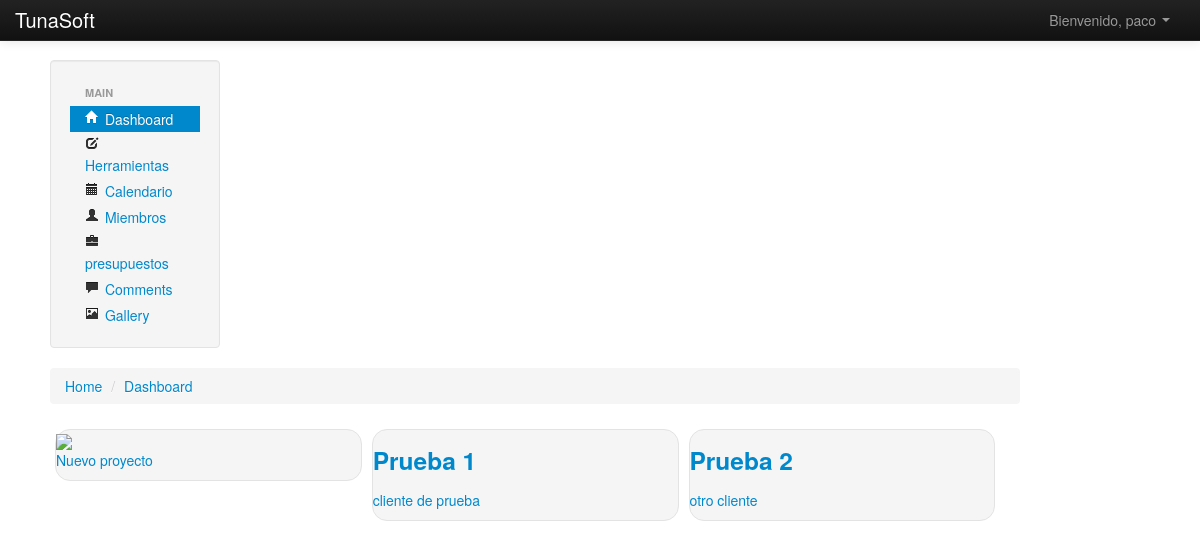
Page /dashboard/ (signed in) on the earlier database version.
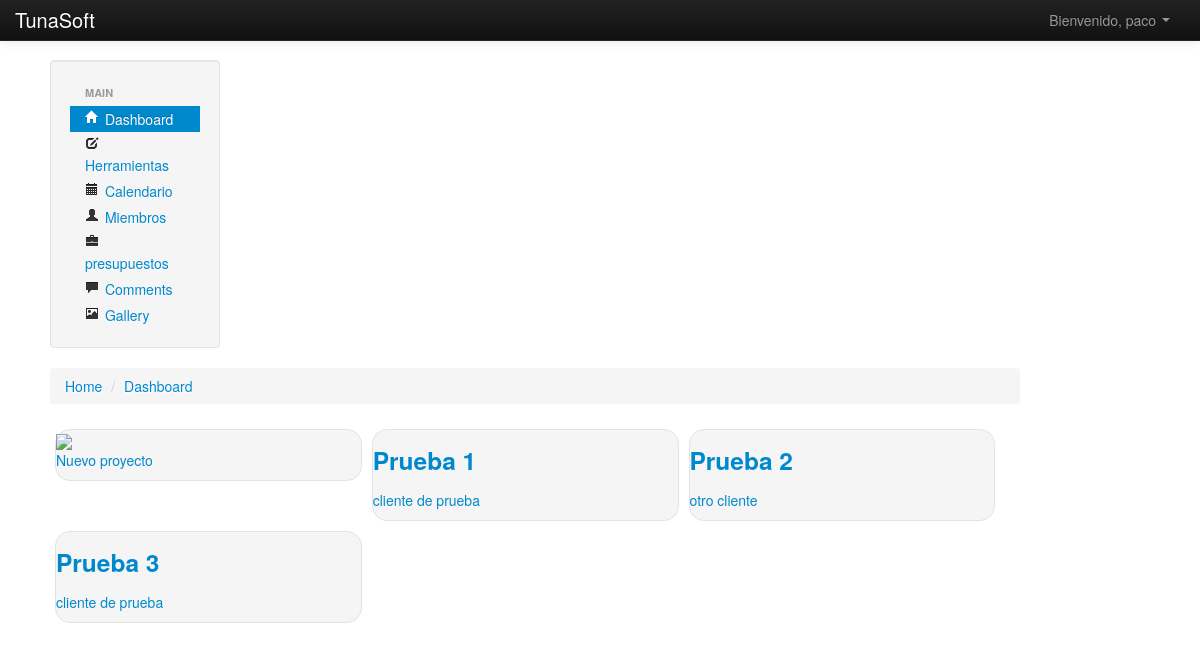
Same page on the later database version.
### tunasoft/apps/herramientas/models.py (models this page shows, shortened)
class proyecto(models.Model):
	nombre		= models.CharField(max_length=70)
	cliente		= models.CharField(max_length=50)
	status		= models.BooleanField(default=True)
	fecha		= models.DateField()
	calendario	= models.ForeignKey(calendario)
	herramientas= models.ManyToManyField(herramienta)

### tunasoft/apps/herramientas/views.py (the view)
# urls.py: url(r'^dashboard/$','dashboard_view',name='dashboard_view'),
@login_required(login_url='/login/')
def dashboard_view(request):
	proyectos = proyecto.objects.filter(userprofile__user=request.user)
	ctx = {'proyectos':proyectos}
	return render_to_response('herramientas/dashboard.html',ctx, context_instance=RequestContext(request))

### tunasoft/apps/home/context_processors.py (called while the page is built)
def login_form(request):
	return {
		'login_form' : LoginForm()
	}

### tunasoft/Templates/herramientas/dashboard.html (shortened to what this page needs)
<!DOCTYPE html>
 <html class="no-js">
    <head>
        <link rel="stylesheet" href="/static/css/bootstrap.min.css">
        <link rel="stylesheet" href="/static/css/bootstrap-responsive.min.css">
        <link rel="stylesheet" href="/static/css/main.css">
    </head>
    <body>
        <div class="navbar navbar-inverse navbar-fixed-top">
            <div class="navbar-inner">
                <div class="container">
                    <a class="brand" href="{% url "dashboard_view"%}">TunaSoft</a>
                    <div class="nav-collapse collapse">
                        {% if user.is_authenticated %}
                            <div class="pull-right">
                                <ul class="nav pull-right">
                                    <li class="dropdown"><a href="#" class="dropdown-toggle" data-toggle="dropdown">Bienvenido, {{user.username}} <b class="caret"></b></a>
                                    </li>
                                </ul>
                            </div>
                        {% endif %}
                    </div>
                </div>
            </div>
        </div>
        <div class="container-fluid">
        <div class="span2">
	        <div class="row-fluid">
	        	<div class="well nav-collapse sidebar-nav">
						<ul class="nav nav-list">
						  <li class="nav-header">Main</li>
						  <li class="active"><a href="{% url "dashboard_view"%}"><i class="icon-home"></i> Dashboard</a></li>
						  <li><a href="#" id="listado"><i class="icon-edit"></i> Herramientas</a></li>
				          <li><a href="#" id="calendario"><i class="icon-calendar"></i> Calendario</a></li>
						  <li><a href="#" id="miembros"><i class="icon-user"></i> Miembros</a></li>
                          <li><a href="#" id="presupuestos"><i class="icon-briefcase"></i> presupuestos </a></li>
						  <li><a href="#"><i class="icon-comment"></i> Comments</a></li>
						  <li><a href="#"><i class="icon-picture"></i> Gallery</a></li>
						</ul>
				</div>
	        </div>
        </div>
        <div id="content" class="span10">
        	<div>
				<ul class="breadcrumb">
					<li>
						<a href="#">Home</a> <span class="divider">/</span>
					</li>
					<li>
						<a href="#">Dashboard</a>
					</li>
				</ul>
			</div>
            <div class="row-fluid">
                <a href="#">
                    <div class="span4" id ="itemproyecto">
                        <img src="https://s3.amazonaws.com/jetstrap-site/images/website/index/what_icon.png">
                        <p>
                            Nuevo proyecto
                        </p>
                    </div>
                </a>
                {% if proyectos %}
                    {% for p in proyectos %}
                    <a href="#">
                    <div class="span4" id ="itemproyecto">
                        <h3>
                            {{p.nombre}}
                        </h3>
                        <p>
                            {{p.cliente}}
                        </p>
                    </div>
                    </a>
                    {% endfor %}
                {% endif %}
            </div>
        </div>
        </div>
    </body>
</html>

Differences in the rows shown:
added proyecto: nombre "Prueba 3", cliente "cliente de prueba"
